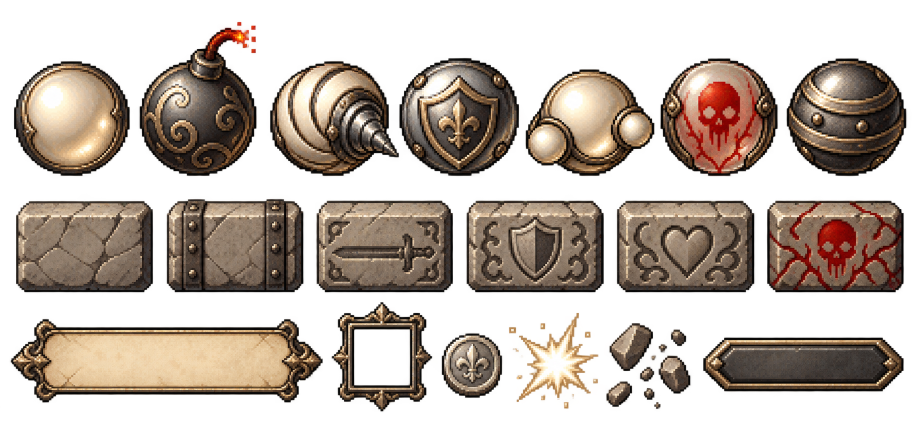
#> input picture assets/illustrated/collection.png, 1838 x 856 px (shown at 1/2 size)
$ python build_game_assets.py
#> lines starting #> are read from the running program, lines starting #| are printed output that depends on the picture; after the words box and inside, x2 and y2 are one past the last pixel; in counts of white or black regions, pixels touching at a corner belong together
#!/usr/bin/env python3
"""assets/illustrated 원본을 게임 런타임용 작은 PNG(assets/game)로 변환한다.

원본은 1254px 캐릭터와 2MB급 시트라 그대로 쓰면 배포 크기·모바일 로딩이 무겁다.
게임 캔버스는 논리 180×340을 화면에 맞춘 정수배(휴대폰 기준 4~7배) 백버퍼로 그리므로, 각 에셋은
그 화면에서 실제로 차지하는 크기의 1~2배만 남긴다.

collection.png는 균등 격자가 아니라서 알파 영역(연결 요소)으로 조각을 찾는다.
원본 배치가 바뀌면 SHEET_ORDER를 다시 확인해야 한다.

실행: python3 tools/build_game_assets.py  (Pillow, numpy 필요)
"""
from collections import deque
from pathlib import Path

import numpy as np
from PIL import Image

ROOT = Path(__file__).resolve().parent.parent
SRC = ROOT / 'assets' / 'illustrated'
OUT = ROOT / 'assets' / 'game'

# 에셋 기준 배율. 게임의 RES(js/config.js fitCanvas)는 화면마다 2~8로 바뀌고, 그보다 크면 부드럽게 확대된다.
# 올리면 큰 화면에서 선명해지지만 파일이 커진다(배경 하나가 배율 제곱으로 커짐)
RES = 4

# 원본 시트의 줄별 조각 순서(왼쪽→오른쪽). None은 쓰지 않는 조각
SHEET_ORDER = [
    ['orb_basic', 'orb_bomb', 'orb_drill', 'orb_guard', 'orb_split', 'orb_venom', 'orb_heavy'],
    # 벽돌은 bricks.png(build_bricks)로 옮겼다. 조각 수 검사를 위해 자리만 남긴다
    [None] * 6,
    ['ui_panel', 'ui_frame', 'coin', 'spark', 'rubble', 'ui_bar'],
]
# 조각별 저장 크기(px). 구슬은 발사대 9px·HUD 48px 표시를 모두 감당하도록 넉넉히
SHEET_SIZE = {'orb': (96, 96), 'brick': (22 * RES * 2, 12 * RES * 2), 'coin': (48, 48), 'spark': (64, 64), 'rubble': (64, 64)}
CHARS = ['knight', 'slime', 'bat', 'golem', 'shroom', 'boss']
CHAR_MAX = 256  # 몬스터 최대 표시 60px × RES 보다 약간 크게


def label(mask):
    """scipy 없이 4-연결 요소를 찾는다. 반환: 영역별 (bbox, 픽셀 수)."""
    h, w = mask.shape
    seen = np.zeros_like(mask, dtype=bool)
    comps = []
    for y0, x0 in zip(*np.nonzero(mask)):
        if seen[y0, x0]:
            continue
        q = deque([(y0, x0)]); seen[y0, x0] = True
        ys, xs = [], []
        while q:
            y, x = q.popleft(); ys.append(y); xs.append(x)
            for ny, nx in ((y + 1, x), (y - 1, x), (y, x + 1), (y, x - 1)):
                if 0 <= ny < h and 0 <= nx < w and mask[ny, nx] and not seen[ny, nx]:
                    seen[ny, nx] = True; q.append((ny, nx))
        comps.append(((min(xs), min(ys), max(xs) + 1, max(ys) + 1), len(ys), (np.array(ys), np.array(xs))))
    return comps


def fit(img, size):
    """비율을 지키며 size 안에 맞추고 투명 여백으로 가운데 정렬한다."""
    img = img.copy(); img.thumbnail(size, Image.LANCZOS)
    out = Image.new('RGBA', size, (0, 0, 0, 0))
    out.paste(img, ((size[0] - img.width) // 2, (size[1] - img.height) // 2))
    return out


def build_sheet():
    sheet = Image.open(SRC / 'collection.png').convert('RGBA')
#> sheet is the input picture: PIL image 1838x856 RGBA; mean R, G, B, A 64.8, 52.7, 42.6, 122.7
    a = np.array(sheet)
    # 조각 경계가 몇 px 차이로 붙어 있어 원본 해상도로 연결 요소를 찾는다(수 초 걸림)
    k = 1
    small = a[::k, ::k, 3] > 20
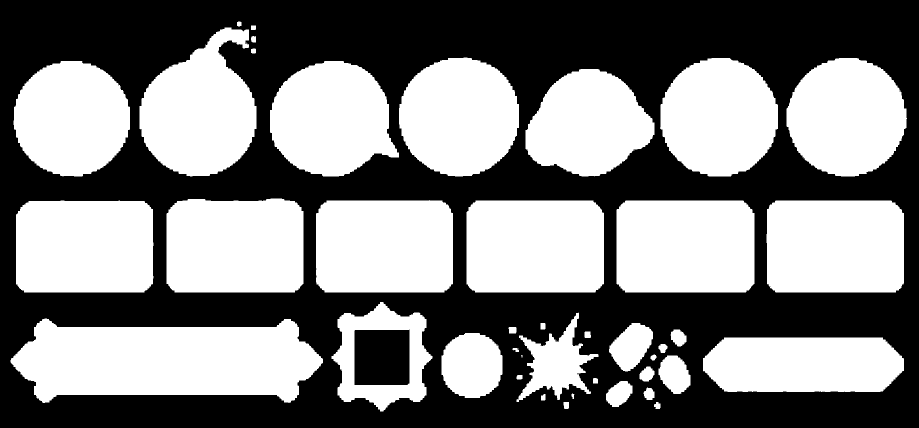
#> small: shape (856, 1838) bool (shown at 1/2 size); 49.6% white; 52 white regions (12 under 20 px), largest, box (x1, y1, x2, y2) and area: (21, 637, 646, 806) 78741, (1233, 401, 1509, 585) 50009, (933, 401, 1208, 585) 49832
    comps = [c for c in label(small) if c[1] > 500]
#> the loop in label, `for y0, x0 in zip(*np.nonzero(mask)):` made 779952 passes
#> (y0, x0) on passes 1 to 3: (43, 476), (43, 477), (43, 478)
#> after the loop in label, `for y0, x0 in zip(*np.nonzero(mask)):`: comps = 56 items
#> comps = 23 items
    # 폭탄 심지 불꽃처럼 본체와 떨어진 작은 조각은 가장 가까운 큰 조각에 붙인다
    big = [c for c in comps if c[1] > 5000]
#> big = 19 items
    tiny = [c for c in comps if c[1] <= 5000]
#> tiny = 4 items
    boxes = [list(c[0]) for c in big]
#> boxes = 19 items, first 6: [279, 55, 513, 353], [798, 115, 1038, 353], [1320, 116, 1556, 353], [1573, 116, 1814, 353], [27, 122, 260, 353], [540, 122, 798, 353]
    # 조각끼리 bbox가 겹치면(송곳 끝과 방패 구슬) 이웃 조각 픽셀이 섞이므로, 큰 조각 소유 지도를 만들어 지운다
    owner = np.full(small.shape, -1)
#> owner: shape (856, 1838) int64; every value is -1
    for i, c in enumerate(big):
        owner[c[2]] = i
#> this loop made 19 passes
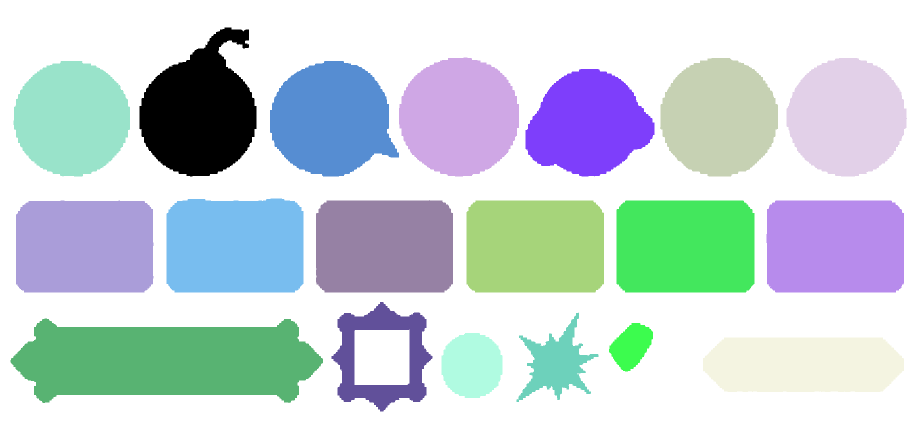
#> owner: shape (856, 1838) int64 (shown at 1/2 size); 20 distinct labels, from -1 to 18; one colour per label, 0 black, -1 white
    for (bx, _, _) in tiny:
        cx, cy = (bx[0] + bx[2]) / 2, (bx[1] + bx[3]) / 2
        j = min(range(len(boxes)), key=lambda i: abs((boxes[i][0] + boxes[i][2]) / 2 - cx) + abs((boxes[i][1] + boxes[i][3]) / 2 - cy))
        b = boxes[j]; boxes[j] = [min(b[0], bx[0]), min(b[1], bx[1]), max(b[2], bx[2]), max(b[3], bx[3])]
#> this loop made 4 passes
#> (bx, cx, cy, b) on passes 1 to 4: ((1341, 659, 1373, 693), 1357, 676, [1218, 646, 1306, 743]), ((1317, 711, 1381, 788), 1349, 749.5, [1218, 646, 1373, 743]), ((1279, 733, 1309, 763), 1294, 748, [1218, 646, 1381, 788]), ((1212, 762, 1265, 814), 1238.5, 788, [1218, 646, 1381, 788])
    # 줄 → 왼쪽 순으로 정렬
    boxes.sort(key=lambda b: b[1])
    for i, b in enumerate(boxes):
        b.append(i)
#> this loop made 19 passes
    rows = []
    for b in boxes:
        if rows and abs(rows[-1][0][1] - b[1]) < 120:
            rows[-1].append(b)
        else:
            rows.append([b])
#> this loop made 19 passes
#> b on passes 1 to 12: [279, 55, 513, 353, 0], [798, 115, 1038, 353, 1], [1320, 116, 1556, 353, 2], [1573, 116, 1814, 353, 3], [27, 122, 260, 353, 4], [540, 122, 798, 353, 5], [1051, 138, 1309, 353, 6], [333, 397, 607, 585, 7], [632, 400, 906, 585, 8], [32, 401, 307, 585, 9], [933, 401, 1208, 585, 10], [1233, 401, 1509, 585, 11]
#> after the loop, rows = 3 items
    assert [len(r) for r in rows] == [len(r) for r in SHEET_ORDER], f'시트 조각 배치가 예상과 다르다: {[len(r) for r in rows]}'
    for names, row in zip(SHEET_ORDER, rows):
        row.sort(key=lambda b: b[0])
        for name, b in zip(names, row):
            if not name:
                continue
            x0, y0, x1, y1 = (max(0, b[0] * k - k), max(0, b[1] * k - k), b[2] * k + k, b[3] * k + k)
            crop = sheet.crop((x0, y0, x1, y1))
            # 다른 큰 조각의 픽셀은 투명 처리한다
            own = owner[y0:y1, x0:x1]
            ca = np.array(crop); h_, w_ = own.shape
            other = (own >= 0) & (own != b[4])
            ca[:h_, :w_, 3][other] = 0
            crop = Image.fromarray(ca)
            bb = crop.getbbox(); crop = crop.crop(bb)
            if name.startswith('ui_'):
                # DOM 장식(border-image)용: 비율을 지켜 절반 크기로. 테두리 조각 폭을 CSS에서 원본 비율로 자른다
                save(crop.resize((crop.width // 2, crop.height // 2), Image.LANCZOS), name)
                continue
            size = SHEET_SIZE[name.split('_')[0]]
            if name.startswith('brick'):
                # 원본 벽돌(약 3:2)을 게임 벽돌(22:12) 비율로 늘린다. 돌 질감이라 늘려도 어색하지 않다
                img = crop.resize(size, Image.LANCZOS)
            else:
                img = fit(crop, size)
            save(img, name)
#> this loop made 1 pass
#> pass 1, in fit, `img = img.copy()`:
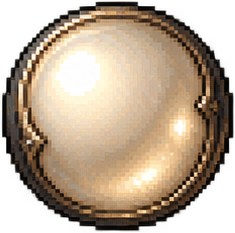
#> img: PIL image 235x233 RGBA; mean R, G, B, A 127.7, 109.6, 89.5, 190.6; transparent parts drawn white
#> pass 1, in save, `img.save(p, optimize=True)`:
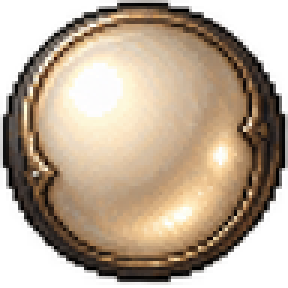
#> saved as orb_basic.png: PIL image 96x96 RGBA (shown 3 times larger); mean R, G, B, A 125.2, 107.7, 87.9, 188.7; transparent parts drawn white


BRICK_GRID = [['brick_n', 'brick_stone', 'brick_atk'], ['brick_def', 'brick_heal', 'brick_poison']]


# [56 lines left out: functions build_bricks, build_chars, build_bg, build_items, not called in this run]


# 앱 아이콘: icon.png(1024, 정사각형 꽉 찬 그림) → icons/. 스토어·브라우저가 각자 모서리를 둥글게 자르므로 원본에 둥근 모서리·투명을 넣지 않는다.
# iOS 앱 스토어 아이콘은 투명 채널을 거부하므로 전부 RGB로 저장한다. 피사체(구슬)가 가운데 80% 안에 있어 안드로이드 적응형 마스크에도 남는다
ICON_SIZES = {'icon-1024': 1024, 'icon-512': 512, 'icon-192': 192, 'apple-touch-icon': 180, 'favicon-32': 32}


# [8 lines left out: function build_icons, not called in this run]


def save(img, name):
    OUT.mkdir(parents=True, exist_ok=True)
    p = OUT / f'{name}.png'
    img.save(p, optimize=True)
#> (the run stopped early here; a loop or call above may not have finished)

$ run again, with assets/game/bat_actions.png copied over assets/illustrated/collection.png
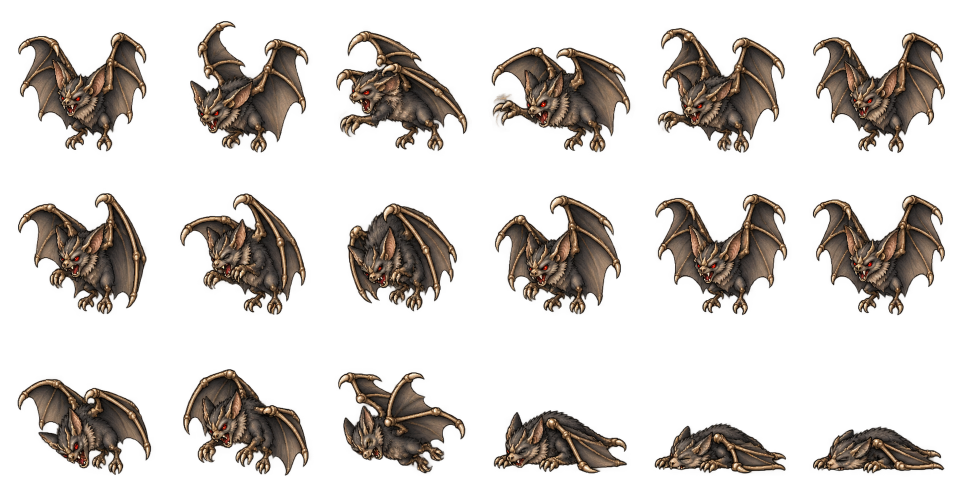
#> input picture assets/game/bat_actions.png, 1920 x 960 px (shown at 1/2 size)
#> in build_sheet, sheet is the input picture: PIL image 1920x960 RGBA; mean R, G, B, A 31.7, 25.8, 20, 72
#> in build_sheet, `small = a[::k, ::k, 3] > 20`:
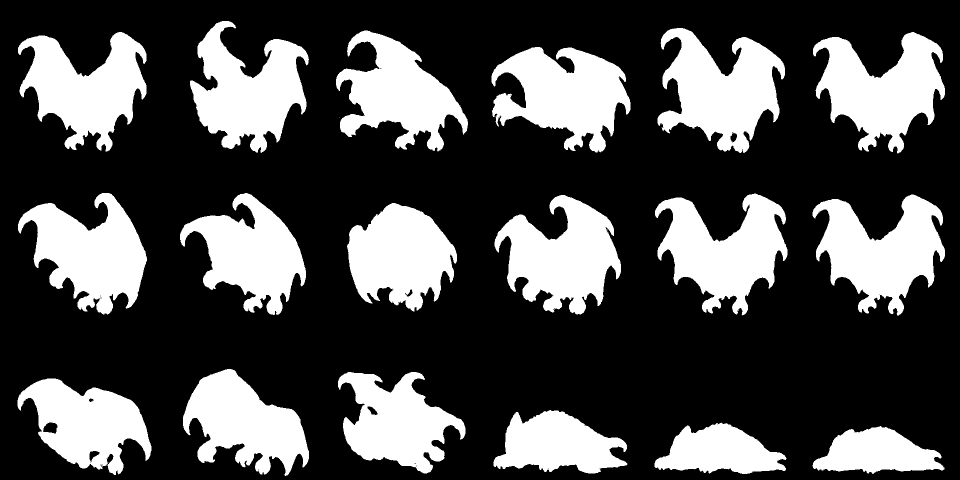
#> small: shape (960, 1920) bool (shown at 1/2 size); 29.9% white; 24 white regions (6 under 20 px), largest, box (x1, y1, x2, y2) and area: (1315, 56, 1570, 306) 36263, (1626, 64, 1890, 307) 35146, (983, 94, 1261, 305) 35043
#> the loop in label, `for y0, x0 in zip(*np.nonzero(mask)):` made 551543 passes
#> (y0, x0) on passes 1 to 3: (42, 444), (42, 445), (42, 446)
#> after the loop in label, `for y0, x0 in zip(*np.nonzero(mask)):`: comps = 35 items
#> in build_sheet, `comps = [c for c in label(small) if c[1] > 500]`: comps = 18 items
#> tiny = []
#> boxes = 18 items, first 6: [380, 42, 618, 306], [1315, 56, 1570, 306], [672, 61, 936, 303], [36, 64, 293, 303], [1626, 64, 1890, 307], [983, 94, 1261, 305]
#> the loop in build_sheet, `for i, c in enumerate(big):` made 18 passes
#> after the loop in build_sheet, `for i, c in enumerate(big):`:
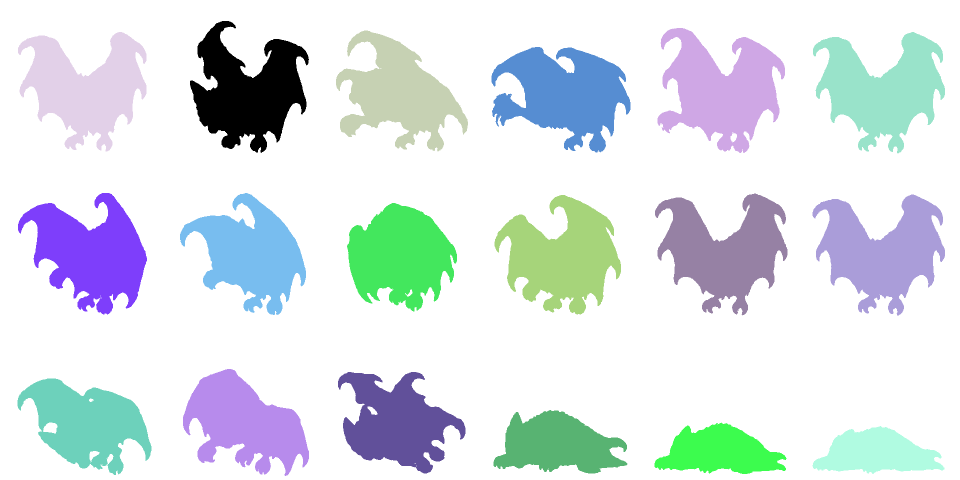
#> owner: shape (960, 1920) int64 (shown at 1/2 size); 19 distinct labels, from -1 to 17; one colour per label, 0 black, -1 white
#> the loop in build_sheet, `for i, b in enumerate(boxes):` made 18 passes
#> the loop in build_sheet, `for b in boxes:` made 18 passes
#> b on passes 1 to 8: [380, 42, 618, 306, 0], [1315, 56, 1570, 306, 1], [672, 61, 936, 303, 2], [36, 64, 293, 303, 3], [1626, 64, 1890, 307, 4], [983, 94, 1261, 305, 5], [36, 386, 294, 629, 6], [360, 386, 612, 630, 7]
#> after the loop in build_sheet, `for b in boxes:`: rows = 3 items
